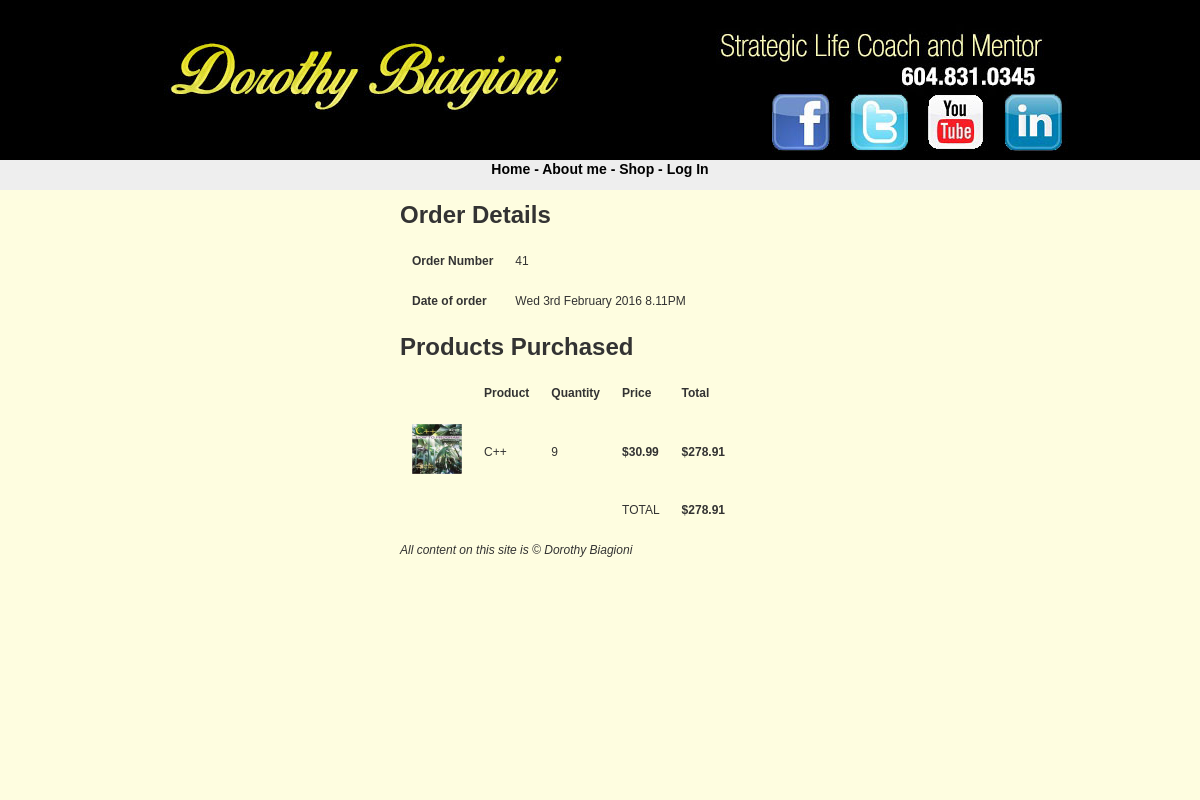
The app's page /src/final/detail.php?id=41 with its own data.
### tables this page shows
CREATE TABLE IF NOT EXISTS `orders` (
  `id` int(11) NOT NULL AUTO_INCREMENT,
  `customer_id` int(11) NOT NULL,
  `date` datetime NOT NULL,
  `total` float NOT NULL,
  `Paid` tinyint(4) NOT NULL,
  PRIMARY KEY (`id`)
);

CREATE TABLE IF NOT EXISTS `orderitems` (
  `id` int(11) NOT NULL AUTO_INCREMENT,
  `order_id` int(11) NOT NULL,
  `product_id` int(11) NOT NULL,
  `quantity` int(11) NOT NULL,
  PRIMARY KEY (`id`)
);

CREATE TABLE IF NOT EXISTS `products` (
  `id` int(11) NOT NULL AUTO_INCREMENT,
  `name` varchar(150) NOT NULL,
  `cata` int(11) NOT NULL,
  `description` text NOT NULL,
  `image` varchar(30) NOT NULL,
  `price` float NOT NULL,
  `freebie` tinyint(1) NOT NULL,
  PRIMARY KEY (`id`)
);

### src/final/detail.php (the view, shortened to what this page needs)
<?php
require("header.php");
echo "<h1>Order Details</h1>";
$ordsql = "SELECT * from orders WHERE id = " . $_GET['id'] . ";";
$ordres = mysqli_query($mysqli,$ordsql) or die(mysqli_error($mysqli));
$ordrow = mysqli_fetch_assoc($ordres);
echo "<table cellpadding=10>";
echo "<tr><td><strong>Order Number</strong></td><td>" . $ordrow['id'] . "</td>";
echo "<tr><td><strong>Date of order</strong></td><td>" . date('D jS F Y g.iA',strtotime($ordrow['date'])) . "</td>";
echo "</table>";
$itemssql = "SELECT products.*, orderitems.*,orderitems.id AS itemid FROM products, orderitems WHERE orderitems.product_id = products.id AND order_id = " . $_GET['id'] . ";";
$itemsres = mysqli_query($mysqli,$itemssql) or die(mysqli_error($mysqli));
echo "<h1>Products Purchased</h1>";
echo "<table cellpadding=10>";
echo "<th></th>";
echo "<th>Product</th>";
echo "<th>Quantity</th>";
echo "<th>Price</th>";
echo "<th>Total</th>";
while($itemsrow = mysqli_fetch_assoc($itemsres))
{
$quantitytotal = $itemsrow['price']* $itemsrow['quantity'];
echo "<tr>";
if(empty($itemsrow['image'])) {
echo "<td><img src='./images/dummy.jpg' width='50' alt='". $itemsrow['name'] . "'></td>";
}
else {
echo "<td><img src='./images/". $itemsrow['image'] . "' width='50' alt='". $itemsrow['name'] . "'></td>";
}
echo "<td>" . $itemsrow['name'] . "</td>";
echo "<td>" . $itemsrow['quantity'] . "</td>";
echo "<td><strong>$" . sprintf('%.2f',$itemsrow['price']) . "</strong></td>";
echo "<td><strong>$" . sprintf('%.2f',$quantitytotal) . "</strong></td>";
echo "</tr>";
@$total = $total + $quantitytotal;
}
echo "<tr>";
echo "<td></td>";
echo "<td></td>";
echo "<td></td>";
echo "<td>TOTAL</td>";
echo "<td><strong>$" . sprintf('%.2f', $total). "</strong></td>";
echo "</tr>";
echo "</table>";
require("footer.php");
?>

### src/final/css/stylesheet.css (style rules this page uses)
body { font-family: "trebuchet ms", verdana, sans-serif; font-size: 12px; line-height: 1.5em; color: #333; background: #FEFDE0; margin: 0; padding: 0; text-align: center; width: 100%; }
img { border: 0; }

### records on screen
orders: id "41", date "Wed 3rd February 2016 8.11PM"
orderitems: product.image (picture), product.name "C++", quantity "9", product.price "30.99", quantitytotal "278.91"

### other values on screen
$total "278.91"
$config_sitename "Dorothy Biagioni"
